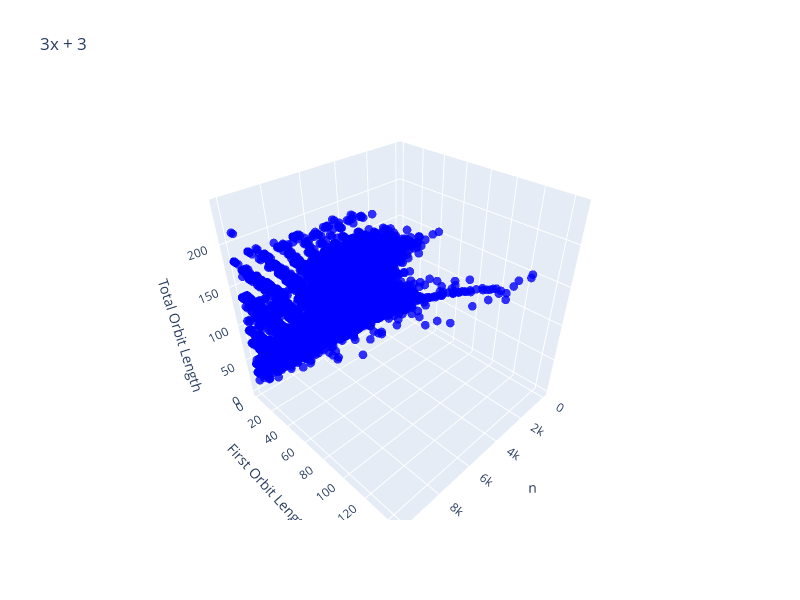

Notebook code for this chart:
### Code cell
plus_3_option = cc.create_collatz_3x_plus_3_options();
graphing.graph_options(10000, [plus_3_option], ['blue'], '3x + 3')

### Figure 1 — Plotly figure (JSON) as saved in the notebook; plotly's stock layout.template omitted (floating-point values rounded to 4 significant figures; data arrays with more than 128 entries replaced by an {"elided": "..."} marker saying what was removed)
{"data": [{"hoverinfo": "text", "marker": {"color": {"elided": "9997 str values"}, "opacity": 0.8, "size": 3}, "mode": "markers", "text": {"elided": "9997 str values"}, "type": "scatter3d", "x": {"elided": "9997 int values"}, "y": {"elided": "9997 int values"}, "z": {"elided": "9997 int values"}}], "layout": {"height": 600, "scene": {"xaxis": {"title": {"text": "n"}}, "yaxis": {"title": {"text": "First Orbit Length"}}, "zaxis": {"title": {"text": "Total Orbit Length"}}}, "title": {"text": "3x + 3"}, "width": 800}}
